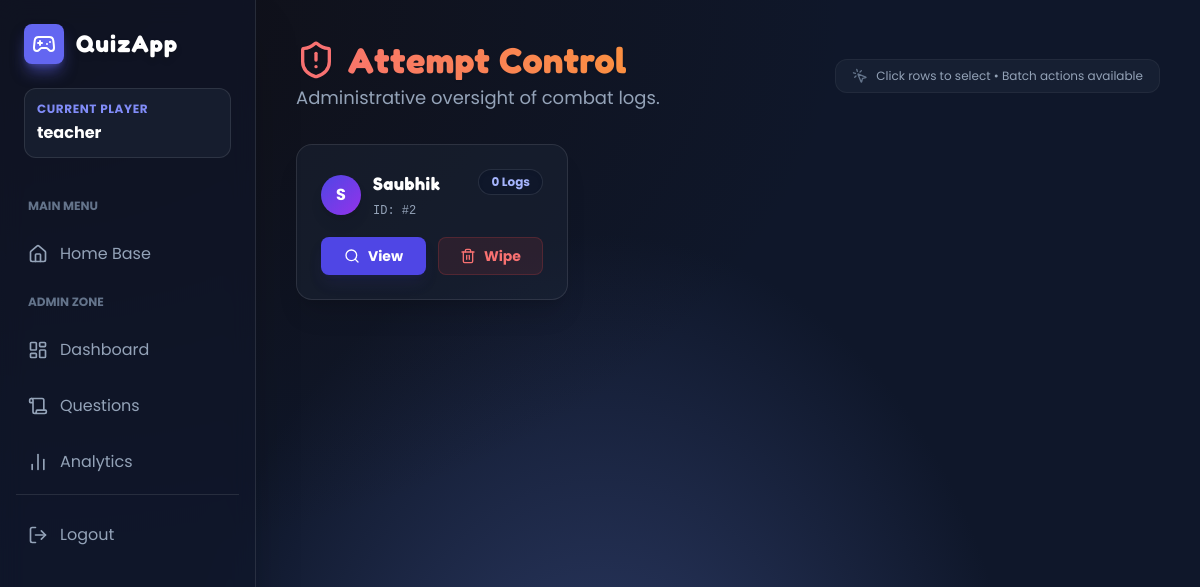
The page /teacher/attempts/manage (signed in) on the database its author committed.
### models.py (models this page shows, shortened)
class User(UserMixin, db.Model):
    id = db.Column(db.Integer, primary_key=True)
    username = db.Column(db.String(120), unique=True, nullable=False)
    password_hash = db.Column(db.String(256), nullable=False)
    role = db.Column(db.Enum(Role), default=Role.STUDENT)

### teacher/routes.py (the view)
@teacher_bp.route("/attempts/manage")
@login_required
@teacher_required
def manage_attempts():
    uid = request.args.get("uid", type=int)
    users = {u.id: u.username for u in User.query.all()}
    if uid:
        student = User.query.get_or_404(uid)
        attempts = Attempt.query.filter_by(user_id=uid).order_by(Attempt.started_at.desc()).all()
        return render_template("teacher_manage_attempts.html",
                               attempts=attempts,
                               user_cache=users,
                               filtered_student=student)
    else:
        counts = db.session.query(Attempt.user_id, func.count(Attempt.id)).group_by(Attempt.user_id).all()
        counts_map = {r[0]: r[1] for r in counts}
        students = User.query.order_by(User.username).all()
        return render_template("teacher_manage_attempts.html",
                               attempts=[],
                               user_cache=users,
                               students=students,
                               counts_map=counts_map,
                               filtered_student=None)

### templates/teacher_manage_attempts.html (shortened to what this page needs)
{% extends "base.html" %}
{% block content %}
<div class="max-w-6xl mx-auto space-y-8 fade">
    <div class="flex flex-col md:flex-row items-start md:items-center justify-between gap-4">
        <div>
            <h1 class="text-4xl font-bold text-transparent bg-clip-text bg-gradient-to-r from-red-400 to-orange-400 font-game drop-shadow-sm flex items-center gap-3">
                <i data-lucide="shield-alert" class="text-red-400 w-10 h-10"></i>
            </h1>
            <p class="text-slate-400 mt-1 text-lg">Administrative oversight of combat logs.</p>
        </div>
        <div class="px-4 py-2 rounded-xl bg-slate-800/50 border border-white/5 flex items-center gap-2">
            <i data-lucide="mouse-pointer-click" class="w-4 h-4 text-slate-500"></i>
            <span class="text-xs text-slate-400">Click rows to select • Batch actions available</span>
        </div>
    </div>
{% if filtered_student %}
    <div class="bg-slate-800/40 backdrop-blur-md border border-white/10 rounded-2xl overflow-hidden shadow-2xl relative">
        <div class="p-6 border-b border-white/5 bg-slate-900/30 flex flex-col md:flex-row items-start md:items-center justify-between gap-4">
            <div>
                <h2 class="text-xl font-bold text-white font-game flex items-center gap-2">
                    <span class="text-slate-400">Logs for:</span>
                    <span class="text-indigo-400">{{ filtered_student.username }}</span>
                </h2>
            </div>
            <div class="flex items-center gap-3">
                <a href="{{ url_for('teacher.manage_attempts') }}"
                   class="px-4 py-2 rounded-lg bg-slate-800 hover:bg-slate-700 text-slate-300 hover:text-white border border-white/10 transition-all text-sm font-bold flex items-center gap-2">
                    <i data-lucide="arrow-left" class="w-4 h-4"></i> Back
                </a>
                <form method="post" action="{{ url_for('teacher.delete_student_attempts', uid=filtered_student.id) }}"
                      onsubmit="return confirm('WARNING: This will wipe ALL combat records for {{ filtered_student.username }}. This action cannot be undone.');">
                    <button type="submit" class="px-4 py-2 rounded-lg bg-red-500/10 hover:bg-red-500 text-red-400 hover:text-white border border-red-500/20 transition-all text-sm font-bold flex items-center gap-2 group">
                        <i data-lucide="trash-2" class="w-4 h-4"></i>
                        <span>Wipe All Logs</span>
                    </button>
                </form>
            </div>
        </div>
        <div class="p-6">
            {% if attempts %}
            <form method="post" action="{{ url_for('teacher.mass_delete_attempts') }}" id="massDeleteAttemptsForm">
                <div class="flex items-center gap-4 mb-4 p-3 rounded-xl bg-slate-900/50 border border-white/5">
                    <label class="flex items-center gap-3 cursor-pointer group hover:text-white text-slate-400 transition-colors">
                        <input type="checkbox" id="selectAllAttempts" class="attempt-checkbox">
                        <span class="text-sm font-bold uppercase tracking-wider">Select All</span>
                    </label>
                    <div class="h-6 w-px bg-white/10"></div>
                    <button type="submit" class="text-sm font-bold text-red-400 hover:text-red-300 flex items-center gap-2 transition-colors disabled:opacity-50"
                            onclick="return confirmMassDelete()">
                        <i data-lucide="trash" class="w-4 h-4"></i>
                        Delete Selected
                    </button>
                    <input type="hidden" name="confirm_bulk" id="confirmBulkField" value="">
                </div>
                <div class="space-y-2">
                    {% for a in attempts %}
                    <div class="attempt-row rounded-xl p-0 relative group overflow-hidden bg-slate-800/30">
                        <label class="attempt-label flex items-center gap-4 p-4 w-full h-full" for="chk{{ a.id }}">
                            <input id="chk{{ a.id }}" type="checkbox" name="aids" value="{{ a.id }}" class="attempt-checkbox flex-shrink-0">
                            <div class="flex-grow min-w-0 grid grid-cols-1 md:grid-cols-3 gap-4 items-center">
                                <div class="flex items-center gap-3">
                                    <span class="text-xs font-mono text-slate-500">#{{ a.id }}</span>
                                    <span class="inline-flex items-center gap-1.5 px-2 py-1 rounded-md text-[10px] font-bold uppercase tracking-wide border
                                        {% if a.mode == 'adaptive' %} bg-indigo-500/10 text-indigo-400 border-indigo-500/20
                                        {% elif a.mode == 'challenger' %} bg-orange-500/10 text-orange-400 border-orange-500/20
                                        {% elif a.mode == 'minuterush' %} bg-emerald-500/10 text-emerald-400 border-emerald-500/20
                                        {% elif a.mode == 'firststrike' %} bg-red-500/10 text-red-400 border-red-500/20
                                        {% else %} bg-slate-700/50 text-slate-400 border-white/10 {% endif %}">
                                        {{ a.mode }}
                                    </span>
                                </div>
                                <div class="flex items-center gap-2">
                                    <span class="text-slate-400 text-xs uppercase font-bold">Score:</span>
                                    <span class="text-emerald-400 font-game text-lg">{{ a.score }}</span>
                                </div>
                                <div class="text-xs text-slate-500 font-mono text-right md:text-left">
                                    {{ a.started_at }}
                                </div>
                            </div>
                        </label>
                        <div class="absolute right-4 top-1/2 -translate-y-1/2 flex items-center gap-2 pl-4 border-l border-white/5 bg-slate-800/0 md:bg-transparent backdrop-blur-sm md:backdrop-blur-none">
                            <a href="{{ url_for('quiz.results', attempt_id=a.id) }}"
                               onclick="event.stopPropagation();"
                               class="p-2 rounded-lg bg-indigo-500/10 text-indigo-400 hover:bg-indigo-500 hover:text-white transition-all border border-indigo-500/20"
                               title="View Report">
                                <i data-lucide="eye" class="w-4 h-4"></i>
                            </a>
                            <form method="post" action="{{ url_for('teacher.delete_attempt', aid=a.id) }}" class="inline-block"
                                  onsubmit="event.stopPropagation(); return confirm('Delete attempt #{{ a.id }}? This cannot be undone.');">
                                <button type="submit"
                                        class="p-2 rounded-lg bg-red-500/10 text-red-400 hover:bg-red-500 hover:text-white transition-all border border-red-500/20"
                                        title="Delete Single Attempt">
                                    <i data-lucide="trash-2" class="w-4 h-4"></i>
                                </button>
                            </form>
                        </div>
                    </div>
                    {% endfor %}
                </div>
            </form>
            {% else %}
            <div class="text-center py-12 text-slate-500 flex flex-col items-center">
                <i data-lucide="file-x" class="w-12 h-12 mb-3 opacity-50"></i>
                <p>No records found for this operative.</p>
            </div>
            {% endif %}
        </div>
    </div>
{% else %}
    <div class="grid grid-cols-1 md:grid-cols-2 lg:grid-cols-3 gap-6">
        {% if students %}
            {% for s in students %}
            {% if s.role.value != 'teacher' %}
            <div class="bg-slate-800/40 backdrop-blur-md border border-white/10 rounded-2xl p-6 relative group hover:border-indigo-500/30 transition-all shadow-xl">
                <div class="absolute inset-0 bg-gradient-to-br from-indigo-500/0 to-purple-500/0 group-hover:from-indigo-500/5 group-hover:to-purple-500/5 transition-all rounded-2xl pointer-events-none"></div>
                <div class="flex justify-between items-start mb-4 relative z-10">
                    <div class="flex items-center gap-3">
                        <div class="w-10 h-10 rounded-full bg-gradient-to-br from-indigo-600 to-purple-600 flex items-center justify-center font-bold text-white shadow-lg">
                            {{ s.username[0]|upper }}
                        </div>
                        <div>
                            <h3 class="font-bold text-white text-lg">{{ s.username }}</h3>
                            <span class="text-xs text-slate-400 font-mono">ID: #{{ s.id }}</span>
                        </div>
                    </div>
                    <span class="px-3 py-1 rounded-full bg-slate-900 border border-white/10 text-xs font-bold text-indigo-300 shadow-inner">
                        {{ counts_map.get(s.id, 0) }} Logs
                    </span>
                </div>
                <div class="grid grid-cols-2 gap-3 relative z-10">
                    <a href="{{ url_for('teacher.manage_attempts') }}?uid={{ s.id }}"
                       class="flex items-center justify-center gap-2 px-4 py-2 rounded-lg bg-indigo-600 hover:bg-indigo-500 text-white text-sm font-bold shadow-lg shadow-indigo-900/20 transition-all hover:scale-105 active:scale-95">
                        <i data-lucide="search" class="w-4 h-4"></i> View
                    </a>
                    <form method="post" action="{{ url_for('teacher.delete_student_attempts', uid=s.id) }}"
                          onsubmit="return confirm('WARNING: Wipe ALL attempts for {{ s.username }}?');">
                        <button type="submit" class="w-full flex items-center justify-center gap-2 px-4 py-2 rounded-lg bg-red-500/10 hover:bg-red-500 text-red-400 hover:text-white border border-red-500/20 transition-all text-sm font-bold">
                            <i data-lucide="trash-2" class="w-4 h-4"></i> Wipe
                        </button>
                    </form>
                </div>
            </div>
            {% endif %}
            {% endfor %}
        {% else %}
            <div class="col-span-full text-center py-12 text-slate-500">
                <i data-lucide="users" class="w-12 h-12 mx-auto mb-3 opacity-50"></i>
                <p>No students in the database.</p>
            </div>
        {% endif %}
    </div>
{% endif %}
</div>
{% endblock %}

### templates/base.html (shortened to what this page needs)
<!DOCTYPE html>
<html lang="en">
<head>
    <script src="https://cdn.tailwindcss.com"></script>
    <link rel="stylesheet" href="{{ url_for('static', filename='css/style.css') }}">
</head>
<body class="flex flex-col md:flex-row min-h-screen overflow-hidden">
    {% if current_user.is_authenticated %}
    <aside id="sidebar" class="w-full md:w-64 glass-sidebar text-slate-300 flex flex-col shadow-2xl z-20 shrink-0 h-screen overflow-y-auto">
        <div class="p-6 pb-2">
            <div class="flex items-center gap-3 mb-6">
                <div class="bg-indigo-500 p-2 rounded-lg shadow-lg shadow-indigo-500/50">
                    <i data-lucide="gamepad-2" class="text-white w-6 h-6"></i>
                </div>
                <h2 class="text-2xl font-bold text-white font-game tracking-wider drop-shadow-md">QuizApp</h2>
            </div>
            <div class="bg-slate-800/50 p-3 rounded-xl border border-white/10 mb-4">
                <div class="text-xs font-bold text-indigo-400 uppercase tracking-wider mb-1">Current Player</div>
                <div class="font-bold text-white truncate">{{ current_user.username if current_user.username else 'Player 1' }}</div>
            </div>
        </div>
        <nav class="flex-1 px-4 space-y-2 pb-6">
            <div class="text-xs font-bold text-slate-500 uppercase px-3 py-2 mt-2">Main Menu</div>
            <a class="block p-3 rounded-lg nav-item flex items-center gap-3" href="{{ url_for('auth.index') }}">
                <i data-lucide="home" class="w-5 h-5"></i>
                <span>Home Base</span>
            </a>
            {% if current_user.role is defined and current_user.role.value == "teacher" %}
            <div class="text-xs font-bold text-slate-500 uppercase px-3 py-2 mt-4">Admin Zone</div>
            <a class="block p-3 rounded-lg nav-item flex items-center gap-3" href="{{ url_for('teacher.dashboard') }}">
                <i data-lucide="layout-dashboard" class="w-5 h-5"></i>
                <span>Dashboard</span>
            </a>
            <a class="block p-3 rounded-lg nav-item flex items-center gap-3" href="{{ url_for('teacher.questions') }}">
                <i data-lucide="scroll" class="w-5 h-5"></i>
                <span>Questions</span>
            </a>
            <a class="block p-3 rounded-lg nav-item flex items-center gap-3" href="{{ url_for('teacher.analytics') }}">
                <i data-lucide="bar-chart-2" class="w-5 h-5"></i>
                <span>Analytics</span>
            </a>
            {% endif %}
            <div class="mt-8 pt-4 border-t border-white/10">
                <a class="block p-3 rounded-lg hover:bg-red-500/20 hover:text-red-400 text-slate-400 transition-all flex items-center gap-3 group" href="{{ url_for('auth.logout') }}">
                    <i data-lucide="log-out" class="w-5 h-5 group-hover:-translate-x-1 transition-transform"></i>
                    <span>Logout</span>
                </a>
            </div>
        </nav>
    </aside>
    {% endif %}
    <main class="flex-1 p-6 md:p-10 fade h-screen overflow-y-auto relative">
        <div class="max-w-7xl mx-auto pb-20">
            {% block content %}{% endblock %}
        </div>
    </main>
</body>
</html>

### rows shown on the page
User: username "teacher"
User: username "S", username "Saubhik", id "2", get "0"
